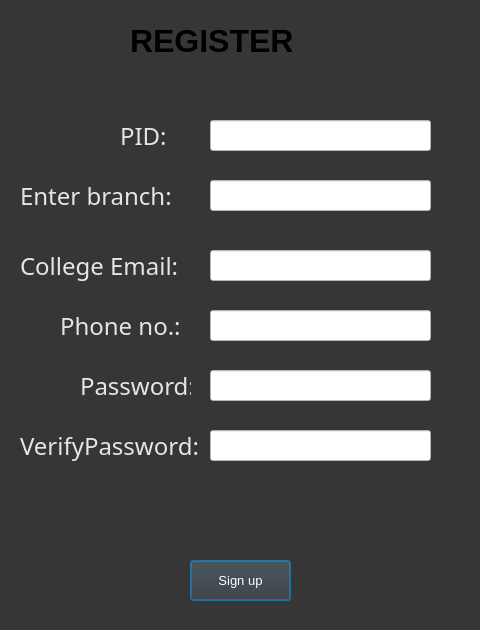
<?xml version="1.0" encoding="UTF-8"?>
<ui version="4.0">
 <class>Dialog</class>
 <widget class="QDialog" name="Dialog">
  <property name="geometry">
   <rect>
    <x>0</x>
    <y>0</y>
    <width>480</width>
    <height>630</height>
   </rect>
  </property>
  <property name="font">
   <font>
    <pointsize>10</pointsize>
   </font>
  </property>
  <property name="windowTitle">
   <string>Dialog</string>
  </property>
  <property name="styleSheet">
   <string notr="true">background-color: rgb(12, 38, 186);
background-color: rgb(54, 54, 54);</string>
  </property>
  <widget class="QLabel" name="label">
   <property name="geometry">
    <rect>
     <x>130</x>
     <y>20</y>
     <width>221</width>
     <height>41</height>
    </rect>
   </property>
   <property name="font">
    <font>
     <pointsize>24</pointsize>
     <weight>75</weight>
     <bold>true</bold>
    </font>
   </property>
   <property name="autoFillBackground">
    <bool>false</bool>
   </property>
   <property name="styleSheet">
    <string notr="true">colour:rgb(236, 236, 235); text-font:25pt;</string>
   </property>
   <property name="text">
    <string>REGISTER</string>
   </property>
  </widget>
  <widget class="QLabel" name="PID_2">
   <property name="geometry">
    <rect>
     <x>120</x>
     <y>120</y>
     <width>61</width>
     <height>31</height>
    </rect>
   </property>
   <property name="font">
    <font>
     <family>Perpetua</family>
     <pointsize>18</pointsize>
     <weight>50</weight>
     <italic>false</italic>
     <bold>false</bold>
    </font>
   </property>
   <property name="styleSheet">
    <string notr="true">color: rgb(229, 229, 229);
font: 18pt &quot;Perpetua&quot;;
</string>
   </property>
   <property name="text">
    <string>PID:</string>
   </property>
  </widget>
  <widget class="QLineEdit" name="PID">
   <property name="geometry">
    <rect>
     <x>210</x>
     <y>120</y>
     <width>221</width>
     <height>31</height>
    </rect>
   </property>
   <property name="font">
    <font>
     <pointsize>15</pointsize>
    </font>
   </property>
   <property name="styleSheet">
    <string notr="true">background-color: rgb(255, 255, 255);
color: rgb(50, 50, 50);
text-font: 13pt;</string>
   </property>
   <property name="text">
    <string/>
   </property>
  </widget>
  <widget class="QLabel" name="password1_2">
   <property name="geometry">
    <rect>
     <x>80</x>
     <y>370</y>
     <width>111</width>
     <height>31</height>
    </rect>
   </property>
   <property name="font">
    <font>
     <family>Perpetua</family>
     <pointsize>18</pointsize>
     <weight>50</weight>
     <italic>false</italic>
     <bold>false</bold>
    </font>
   </property>
   <property name="styleSheet">
    <string notr="true">color: rgb(229, 229, 229);
font: 18pt &quot;Perpetua&quot;;
</string>
   </property>
   <property name="text">
    <string>Password:</string>
   </property>
  </widget>
  <widget class="QLineEdit" name="password1">
   <property name="geometry">
    <rect>
     <x>210</x>
     <y>370</y>
     <width>221</width>
     <height>31</height>
    </rect>
   </property>
   <property name="font">
    <font>
     <pointsize>15</pointsize>
    </font>
   </property>
   <property name="styleSheet">
    <string notr="true">background-color: rgb(255, 255, 255);
color: rgb(50, 50, 50);
text-font: 13pt;</string>
   </property>
   <property name="text">
    <string/>
   </property>
  </widget>
  <widget class="QPushButton" name="signup">
   <property name="geometry">
    <rect>
     <x>190</x>
     <y>560</y>
     <width>101</width>
     <height>41</height>
    </rect>
   </property>
   <property name="styleSheet">
    <string notr="true">color: rgb(255, 255, 255);
font: 75 10pt &quot;MS Shell Dlg 2&quot;;</string>
   </property>
   <property name="text">
    <string>Sign up</string>
   </property>
  </widget>
  <widget class="QLabel" name="branch_2">
   <property name="geometry">
    <rect>
     <x>20</x>
     <y>170</y>
     <width>161</width>
     <height>51</height>
    </rect>
   </property>
   <property name="font">
    <font>
     <family>Perpetua</family>
     <pointsize>18</pointsize>
     <weight>50</weight>
     <italic>false</italic>
     <bold>false</bold>
    </font>
   </property>
   <property name="styleSheet">
    <string notr="true">color: rgb(229, 229, 229);
font: 18pt &quot;Perpetua&quot;;
</string>
   </property>
   <property name="text">
    <string>Enter branch:</string>
   </property>
  </widget>
  <widget class="QLineEdit" name="branch">
   <property name="geometry">
    <rect>
     <x>210</x>
     <y>180</y>
     <width>221</width>
     <height>31</height>
    </rect>
   </property>
   <property name="font">
    <font>
     <pointsize>15</pointsize>
    </font>
   </property>
   <property name="styleSheet">
    <string notr="true">background-color: rgb(255, 255, 255);
color: rgb(50, 50, 50);
text-font: 13pt;</string>
   </property>
   <property name="text">
    <string/>
   </property>
  </widget>
  <widget class="QLabel" name="password2_2">
   <property name="geometry">
    <rect>
     <x>20</x>
     <y>430</y>
     <width>181</width>
     <height>31</height>
    </rect>
   </property>
   <property name="font">
    <font>
     <family>Perpetua</family>
     <pointsize>18</pointsize>
     <weight>50</weight>
     <italic>false</italic>
     <bold>false</bold>
    </font>
   </property>
   <property name="styleSheet">
    <string notr="true">color: rgb(229, 229, 229);
font: 18pt &quot;Perpetua&quot;;
</string>
   </property>
   <property name="text">
    <string>VerifyPassword:</string>
   </property>
  </widget>
  <widget class="QLineEdit" name="password2">
   <property name="geometry">
    <rect>
     <x>210</x>
     <y>430</y>
     <width>221</width>
     <height>31</height>
    </rect>
   </property>
   <property name="font">
    <font>
     <pointsize>15</pointsize>
    </font>
   </property>
   <property name="styleSheet">
    <string notr="true">background-color: rgb(255, 255, 255);
color: rgb(50, 50, 50);
text-font: 13pt;</string>
   </property>
   <property name="text">
    <string/>
   </property>
  </widget>
  <widget class="QLabel" name="phone_2">
   <property name="geometry">
    <rect>
     <x>60</x>
     <y>310</y>
     <width>131</width>
     <height>31</height>
    </rect>
   </property>
   <property name="font">
    <font>
     <family>Perpetua</family>
     <pointsize>18</pointsize>
     <weight>50</weight>
     <italic>false</italic>
     <bold>false</bold>
    </font>
   </property>
   <property name="styleSheet">
    <string notr="true">color: rgb(229, 229, 229);
font: 18pt &quot;Perpetua&quot;;
</string>
   </property>
   <property name="text">
    <string>Phone no.:</string>
   </property>
  </widget>
  <widget class="QLineEdit" name="phone">
   <property name="geometry">
    <rect>
     <x>210</x>
     <y>310</y>
     <width>221</width>
     <height>31</height>
    </rect>
   </property>
   <property name="font">
    <font>
     <pointsize>15</pointsize>
    </font>
   </property>
   <property name="styleSheet">
    <string notr="true">background-color: rgb(255, 255, 255);
color: rgb(50, 50, 50);
text-font: 13pt;</string>
   </property>
   <property name="text">
    <string/>
   </property>
  </widget>
  <widget class="QLabel" name="email_2">
   <property name="geometry">
    <rect>
     <x>20</x>
     <y>250</y>
     <width>161</width>
     <height>31</height>
    </rect>
   </property>
   <property name="font">
    <font>
     <family>Perpetua</family>
     <pointsize>18</pointsize>
     <weight>50</weight>
     <italic>false</italic>
     <bold>false</bold>
    </font>
   </property>
   <property name="styleSheet">
    <string notr="true">color: rgb(229, 229, 229);
font: 18pt &quot;Perpetua&quot;;
</string>
   </property>
   <property name="text">
    <string>College Email:</string>
   </property>
  </widget>
  <widget class="QLineEdit" name="email">
   <property name="geometry">
    <rect>
     <x>210</x>
     <y>250</y>
     <width>221</width>
     <height>31</height>
    </rect>
   </property>
   <property name="font">
    <font>
     <pointsize>15</pointsize>
    </font>
   </property>
   <property name="styleSheet">
    <string notr="true">background-color: rgb(255, 255, 255);
color: rgb(50, 50, 50);
text-font: 13pt;</string>
   </property>
   <property name="text">
    <string/>
   </property>
  </widget>
 </widget>
 <resources/>
 <connections/>
</ui>
